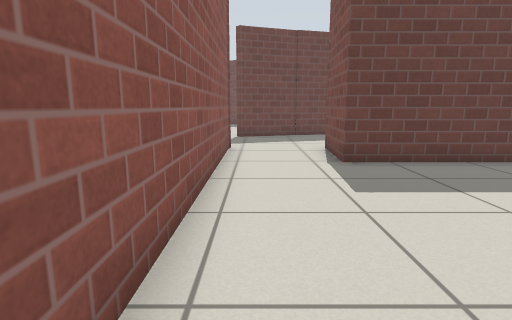
View 1 (above)

16 first-person views from a walk through a robot-simulator world made for Gazebo. The camera is 0.72 m above the floor, tilts 10° down and sees 80° across. The floor is counted in squares, 0.5 m on a side. Each view is taken from the middle of a square. On the plan, view 1 faces up. The plan holds only what a view shows up to about 14 squares ahead; the rest is blank. Gazebo's built-in surfaces are drawn with simple patterns.

View 2
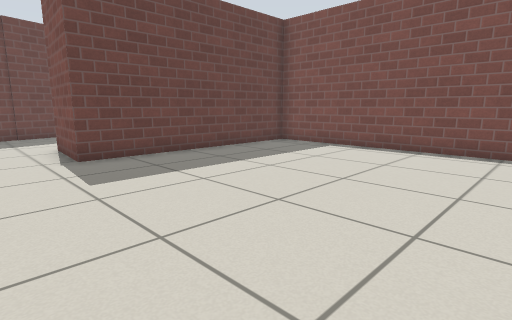

View 3
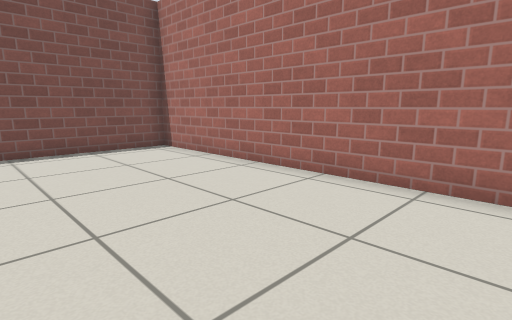

View 4
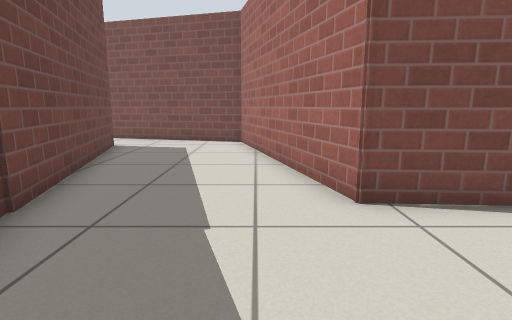

View 5
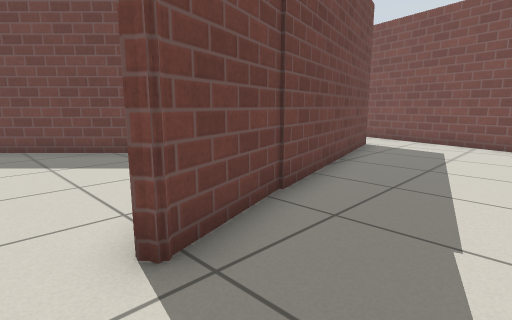

View 6
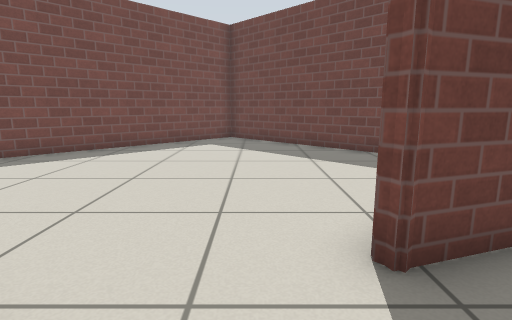

View 7
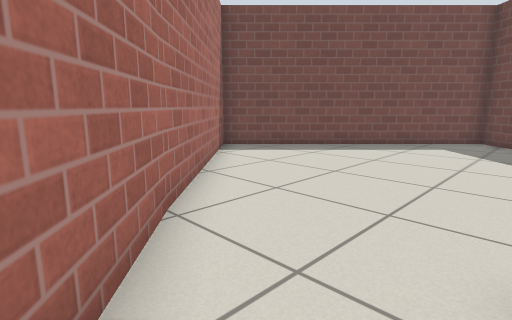

View 8
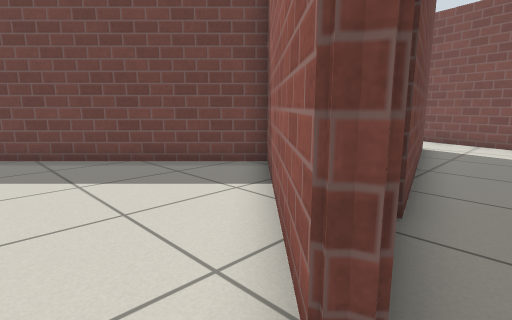

View 9
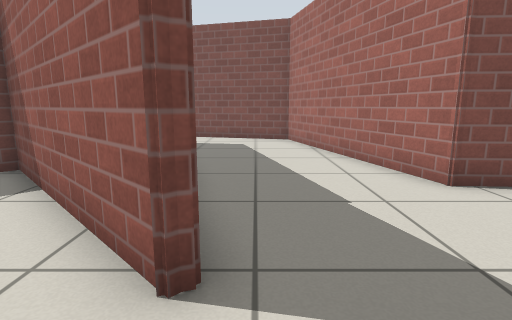

View 10
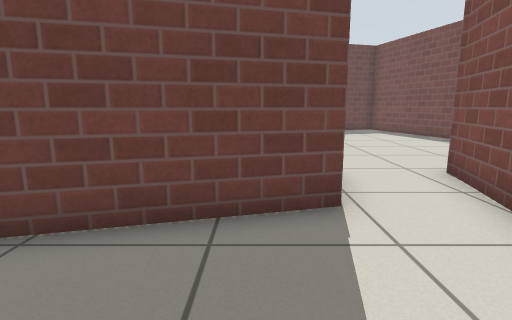

View 11
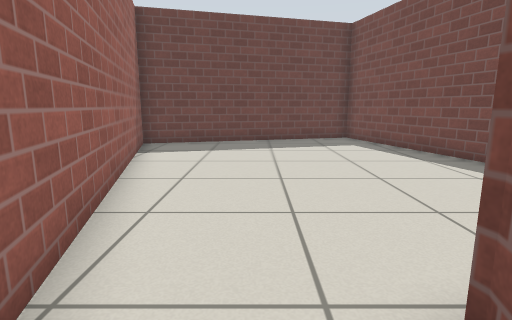

View 12
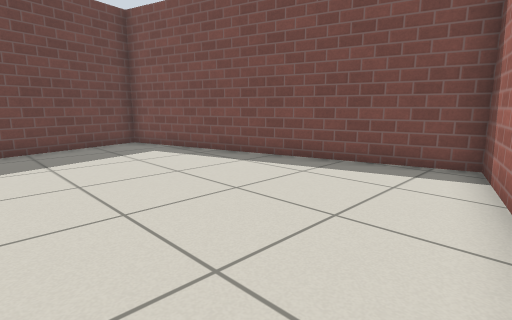

View 13
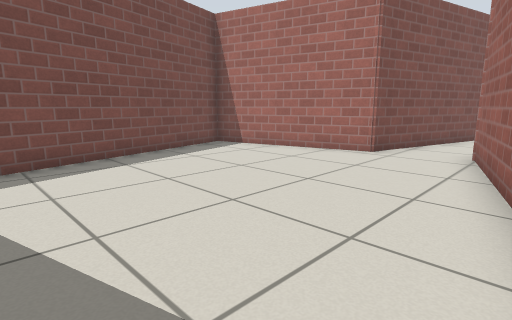

View 14
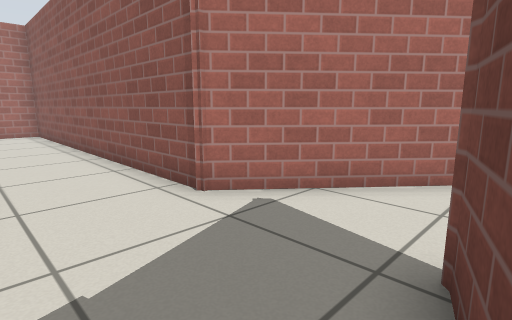

View 15
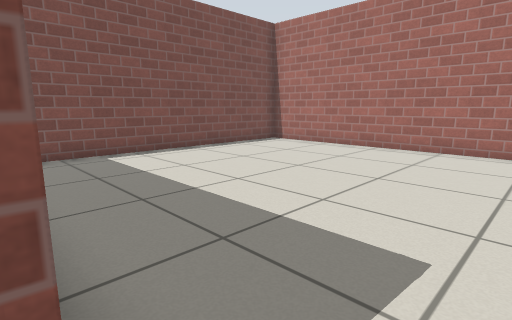

View 16
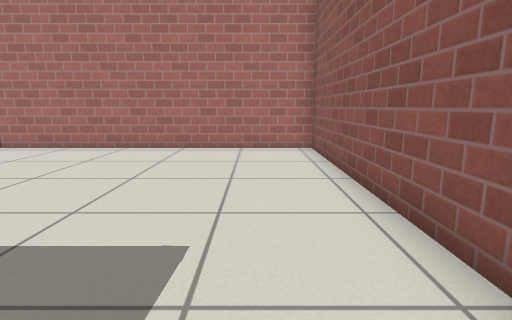

### Floor plan
Points are (right, up) in squares from view 1. A wall is a line through its corners. A room is listed if a view was taken in it or the views show most of it. See-through windows are left out.
Room 1 (views 1, 2, 3, 4, 5, 6, 7, 8, 9, 10, 11, 12, 14, 15, 16)
walls: (9.3, 17.3) (-1.1, 14.5); (-4.7, 13.9) (-0.9, 10.7) (-0.9, -2.6) (10.5, -2.6) (10.5, 7.8) (2.2, 7.8) (2.4, 10.4) (10.4, 12.6) (12.2, 19.5); (9.3, 20.4) (9.6, 19.2)
ways out: opening at (10.5, 19.5) to room 2; opening at (-2.5, 15)
Room 2 (view 13)
walls: (12.2, 19.5) (18.2, 21.1) (15.2, 32.1) (6.6, 29.8) (9.3, 20.4)
ways out: opening at (10.5, 19.5) to room 1

Where each view was taken, in squares from view 1:
view 1: 0 up, 0 right, facing up
view 2: 1 down, 0 right, facing up-right
view 3: 3 up, 0 right, facing down-right
view 4: 12 up, 2 left, facing right
view 5: 12 up, 2 left, facing up-right
view 6: 12 up, 2 left, facing up
view 7: 12 up, 1 left, facing up-left
view 8: 14 up, 2 left, facing up-right
view 9: 14 up, 3 left, facing right
view 10: 13 up, 8 right, facing up
view 11: 18 up, 11 right, facing up
view 12: 20 up, 10 right, facing up-right
view 13: 29 up, 8 right, facing down-right
view 14: 15 up, 2 right, facing down-left
view 15: 8 up, 1 right, facing down-right
view 16: 8 up, 1 right, facing down
